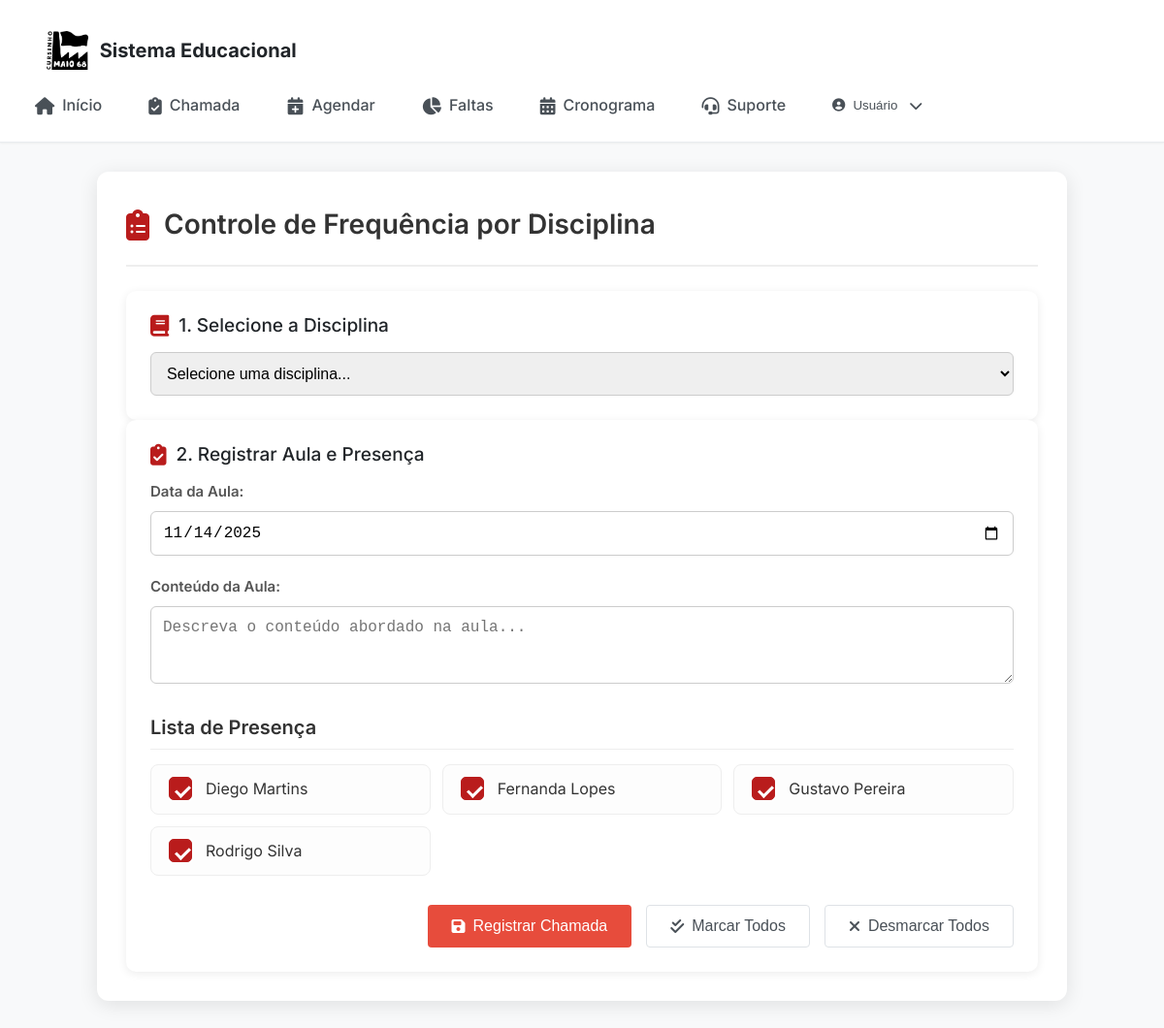
The app's page /pages/chamada.php?disciplina_id=1 (signed in) with its own data.
### tables this page shows
CREATE TABLE IF NOT EXISTS `usuario` (
  `id` int(11) NOT NULL AUTO_INCREMENT,
  `nome` varchar(100) NOT NULL,
  `email` varchar(100) NOT NULL,
  `tipo` enum('aluno','professor','coordenador') NOT NULL,
  `login` varchar(50) NOT NULL,
  `senha` varchar(255) NOT NULL,
  `ativo` tinyint(1) DEFAULT 1,
  `primeiro_login` datetime DEFAULT NULL,
  `senha_alterada` tinyint(1) DEFAULT 0,
  PRIMARY KEY (`id`),
  UNIQUE KEY `email` (`email`),
  UNIQUE KEY `login` (`login`)
);

### pages/chamada.php (the view, shortened to what this page needs)
<?php
require_once "../includes/connection.php";
    $selected_disciplina_id = $_GET["disciplina_id"] ?? null;
    $alunos_disciplina = [];
    if ($selected_disciplina_id) {
        $sql_alunos_disciplina = "
            SELECT
                u.id,
                u.nome
            FROM usuario u
            JOIN matricula m ON u.id = m.aluno_id
            WHERE u.tipo = 'aluno'
            AND u.ativo = 1
            AND m.disciplina_id = ?
            ORDER BY u.nome
        ";
        $stmt_alunos_disciplina = $con->prepare($sql_alunos_disciplina);
        $stmt_alunos_disciplina->execute([$selected_disciplina_id]);
        $alunos_disciplina = $stmt_alunos_disciplina->fetchAll(PDO::FETCH_ASSOC);
    }
?>
<!DOCTYPE html>
<html lang="pt-BR">
<head>
    <link rel="stylesheet" href="../css/modern.css" />
    <link rel="stylesheet" href="https://cdnjs.cloudflare.com/ajax/libs/font-awesome/6.4.0/css/all.min.css">
    <link rel="stylesheet" href="../css/chamada.css" />
</head>
<body>
    <?php require_once "../includes/header.php"; ?>
    <main class="container-principal">
        <div class="panel-header">
            <div class="icon"><i class="fas fa-clipboard-list"></i></div>
            <h2>Controle de Frequência por Disciplina</h2>
        </div>
        <div id="professorView" class="view-section active">
            <div class="chamada-container">
                <div class="step-card panel">
                    <div class="panel-header-small">
                        <i class="fas fa-book"></i> <h3>1. Selecione a Disciplina</h3>
                    </div>
                    <form method="GET" action="chamada.php">
                        <select name="disciplina_id" onchange="this.form.submit()" required>
                            <option value="">Selecione uma disciplina...</option>
                        </select>
                    </form>
                </div>
                <?php if ($selected_disciplina_id && !empty($alunos_disciplina)): ?>
                <div class="step-card panel">
                    <div class="panel-header-small">
                        <i class="fas fa-clipboard-check"></i> <h3>2. Registrar Aula e Presença</h3>
                    </div>
                    <form method="POST" action="chamada.php">
                        <div class="aula-info">
                            <div class="form-group">
                                <label for="data">Data da Aula:</label>
                                <input type="date" name="data" id="data" value="<?php echo date("Y-m-d"); ?>" required>
                            </div>
                            <div class="form-group">
                                <label for="conteudo">Conteúdo da Aula:</label>
                                <textarea name="conteudo" id="conteudo" rows="3" placeholder="Descreva o conteúdo abordado na aula..."></textarea>
                            </div>
                        </div>
                        <div class="lista-alunos">
                            <h3>Lista de Presença</h3>
                            <div class="alunos-grid">
                                <?php foreach ($alunos_disciplina as $aluno): ?>
                                <div class="aluno-item event-card">
                                    <label class="checkbox-container">
                                        <span class="checkmark"></span>
                                        <?php echo htmlspecialchars($aluno["nome"]); ?>
                                    </label>
                                </div>
                                <?php endforeach; ?>
                            </div>
                        </div>
                        <div class="form-actions">
                            <button type="submit" class="btn btn-primary">
                                <i class="fas fa-save"></i> Registrar Chamada
                            </button>
                            <button type="button" class="btn btn-secondary" onclick="marcarTodos()">
                                <i class="fas fa-check-double"></i> Marcar Todos
                            </button>
                            <button type="button" class="btn btn-secondary" onclick="desmarcarTodos()">
                                <i class="fas fa-times"></i> Desmarcar Todos
                            </button>
                        </div>
                    </form>
                </div>
                <?php endif; ?>
            </div>
        </div>
    </main>
</body>
</html>

### css/modern.css (style rules this page uses)
:root { --primary-red: #DC3545; --primary-red-hover: #C82333; --primary-red-light: rgba(220, 53, 69, 0.1); --white: #FFFFFF; --gray-50: #F8F9FA; --gray-100: #E9ECEF; --gray-200: #DEE2E6; --gray-300: #CED4DA; --gray-400: #ADB5BD; --gray-500: #6C757D; --gray-600: #495057; --gray-700: #343A40; --gray-800: #212529; --gray-900: #000000; --success: #28A745; --warning: #FFC107; --danger: #DC3545; --info: #17A2B8; --font-family: 'Inter', -apple-system, BlinkMacSystemFont, 'Segoe UI', sans-serif; --font-size-xs: 0.75rem; --font-size-sm: 0.875rem; --font-size-base: 1rem; --font-size-lg: 1.125rem; --font-size-xl: 1.25rem; --font-size-2xl: 1.5rem; --font-size-3xl: 1.875rem; --font-size-4xl: 2.25rem; --spacing-1: 0.25rem; --spacing-2: 0.5rem; --spacing-3: 0.75rem; --spacing-4: 1rem; --spacing-5: 1.25rem; --spacing-6: 1.5rem; --spacing-8: 2rem; --spacing-10: 2.5rem; --spacing-12: 3rem; --spacing-16: 4rem; --spacing-20: 5rem; --border-radius-sm: 0.25rem; --border-radius: 0.375rem; --border-radius-lg: 0.5rem; --border-radius-xl: 0.75rem; --shadow-sm: 0 1px 2px 0 rgba(0, 0, 0, 0.05); --shadow: 0 1px 3px 0 rgba(0, 0, 0, 0.1), 0 1px 2px 0 rgba(0, 0, 0, 0.06); --shadow-md: 0 4px 6px -1px rgba(0, 0, 0, 0.1), 0 2px 4px -1px rgba(0, 0, 0, 0.06); --shadow-lg: 0 10px 15px -3px rgba(0, 0, 0, 0.1), 0 4px 6px -2px rgba(0, 0, 0, 0.05); --shadow-xl: 0 20px 25px -5px rgba(0, 0, 0, 0.1), 0 10px 10px -5px rgba(0, 0, 0, 0.04); --transition-fast: 150ms ease-in-out; --transition-normal: 300ms ease-in-out; --transition-slow: 500ms ease-in-out; }
* { box-sizing: border-box; margin: 0; padding: 0; }
html { font-size: 16px; line-height: 1.5; -webkit-font-smoothing: antialiased; -moz-osx-font-smoothing: grayscale; }
body { font-family: var(--font-family); font-size: var(--font-size-base); font-weight: 400; line-height: 1.6; color: var(--gray-800); background-color: var(--gray-50); min-height: 100vh; }
h1, h2, h3, h4, h5, h6 { font-weight: 600; line-height: 1.2; color: var(--gray-900); margin-bottom: var(--spacing-4); }
h2 { font-size: var(--font-size-3xl); }
h3 { font-size: var(--font-size-2xl); }
.btn { display: inline-flex; align-items: center; justify-content: center; gap: var(--spacing-2); padding: var(--spacing-3) var(--spacing-6); border: 1px solid transparent; border-radius: var(--border-radius); font-size: var(--font-size-base); font-weight: 500; text-decoration: none; cursor: pointer; transition: all var(--transition-fast); white-space: nowrap; }
.btn-primary { background-color: var(--primary-red); color: var(--white); }
.btn-secondary { background-color: var(--white); color: var(--gray-700); border-color: var(--gray-300); }
.form-group { margin-bottom: var(--spacing-5); }

### css/header.css (style rules this page uses)
:root { --primary-red: #e74c3c; --secondary-blue: #3498db; --gray-100: #f8f9fa; --gray-200: #e9ecef; --gray-300: #dee2e6; --gray-400: #ced4da; --gray-500: #adb5bd; --gray-600: #6c757d; --gray-700: #495057; --gray-800: #343a40; --gray-900: #212529; --white: #ffffff; --success: #28a745; --danger: #dc3545; --warning: #ffc107; --info: #17a2b8; --spacing-1: 0.25rem; --spacing-2: 0.5rem; --spacing-3: 0.75rem; --spacing-4: 1rem; --spacing-5: 1.25rem; --spacing-6: 1.5rem; --spacing-8: 2rem; --spacing-10: 2.5rem; --spacing-12: 3rem; --font-size-xs: 0.75rem; --font-size-sm: 0.875rem; --font-size-base: 1rem; --font-size-lg: 1.125rem; --font-size-xl: 1.25rem; --font-size-2xl: 1.5rem; --font-size-3xl: 1.875rem; --font-size-4xl: 2.25rem; --border-radius: 0.25rem; --border-radius-lg: 0.5rem; --shadow-sm: 0 1px 2px 0 rgba(0, 0, 0, 0.05); --shadow-md: 0 4px 6px -1px rgba(0, 0, 0, 0.1), 0 2px 4px -1px rgba(0, 0, 0, 0.06); --shadow-lg: 0 10px 15px -3px rgba(0, 0, 0, 0.1), 0 4px 6px -2px rgba(0, 0, 0, 0.05); --transition-fast: 0.15s ease-in-out; --transition-normal: 0.3s ease-in-out; }
body { font-family: 'Inter', sans-serif; margin: 0; background-color: var(--gray-100); color: var(--gray-800); }

### records on screen
usuario: nome "Diego Martins"
usuario: nome "Fernanda Lopes"
usuario: nome "Gustavo Pereira"
usuario: nome "Rodrigo Silva"

### other values on screen
$username "Usuário"
